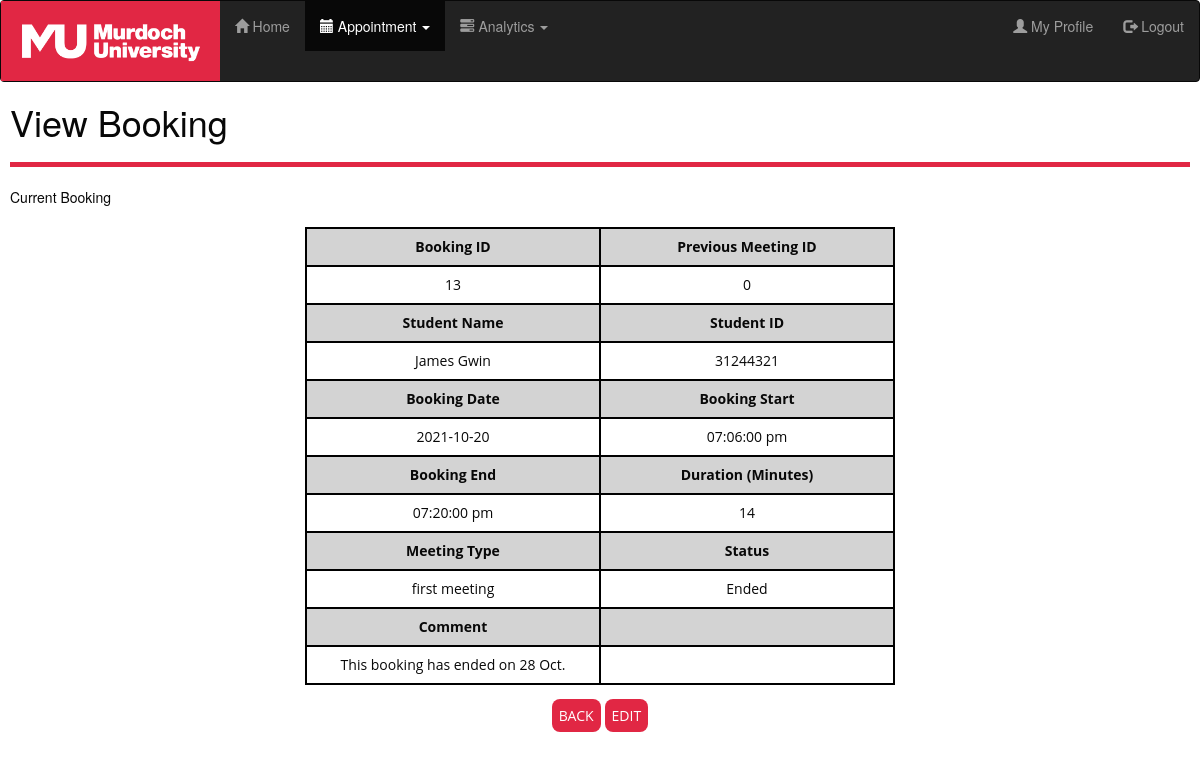
Page /viewbooking?bookingid=5601eb91dc551c2425c90991b0f1a8ee (signed in) on the committed database.
### tables this page shows
CREATE TABLE `booking` (
  `BookingID` int(40) NOT NULL,
  `ConvenerID` varchar(8) NOT NULL,
  `OrganizerID` varchar(8) DEFAULT NULL,
  `StudentID` int(40) DEFAULT NULL,
  `Booking_date` date NOT NULL,
  `Booking_start` datetime NOT NULL,
  `Booking_end` datetime DEFAULT NULL,
  `Status` varchar(20) NOT NULL DEFAULT 'Not confirmed',
  `Duration` int(255) DEFAULT NULL,
  `Initial` tinyint(1) NOT NULL DEFAULT 1,
  `PreviousMeetingID` int(40) DEFAULT NULL,
  `Comment` varchar(255) DEFAULT NULL,
  `Auth_key` varchar(32) NOT NULL
);

### viewbooking.php (the view, shortened to what this page needs)
<?php
include("include/connection.php");
$bookingId = $_GET['bookingid'];
$query1 = "Select Booking_date, Booking_start, Booking_end, case WHEN booking.StudentID is NULL THEN NULL ELSE student.First_name end as First_name, case WHEN booking.StudentID is NULL THEN NULL ELSE student.Last_name end as Last_name, BookingID, Comment, PreviousMeetingID , booking.StudentID, Duration, Status, booking.Initial from booking LEFT JOIN student ON booking.StudentID = student.StudentID where booking.Auth_key = '$bookingId'limit 1";
$result1 = mysqli_query($con, $query1);
$bookingdata = mysqli_fetch_assoc($result1);
if(isset($_SESSION['bkPageFrom'])&&!empty($_SESSION['bkPageFrom'])){
    $fromPage = $_SESSION['bkPageFrom'];
}
else{
    $fromPage = 'home';
}
?>
<!DOCTYPE html>
<html lang="en">
<head>
    <link rel="stylesheet" href="https://maxcdn.bootstrapcdn.com/bootstrap/3.4.1/css/bootstrap.min.css" />
    <link rel="stylesheet" href="css/mystyle.css">
</head>
<body>
    <nav class="navbar navbar-inverse">
        <div class="navbar-header">
            <a href="home"><img src="Image/MU Logo.png" height="80"></a>
        </div>
        <div class="navpaddingright collapse navbar-collapse" id="mynavbar">
            <ul class="nav navbar-nav">
                <li><a href="home"><span class="glyphicon glyphicon-home"></span> Home</a></li>
                <li id="appointment" class="dropdown active"><a href="#"><span class="glyphicon glyphicon-calendar"></span> Appointment <span class="caret"></span></a>
                </li>
                <li id="analytics" class="dropdown"><a href="#"><span class="glyphicon glyphicon-tasks"></span> Analytics <span class="caret"></span></a>
                </li>
            </ul>
            <ul class="nav navbar-nav navbar-right">
                <li><a href="profile"><span class="glyphicon glyphicon-user"></span> My Profile</a></li>
                <li><a href="logout"><span class="glyphicon glyphicon-log-out"></span> Logout</a></li>
            </ul>
        </div>
    </nav>
    <div class="content">
        <h1>View Booking</h1>
        <hr class="redbar">
        Current Booking<br /><br>
        <table class="userprofile">
            <tr>
                <th>Booking ID</th>
                <th>Previous Meeting ID</th>
            </tr>
            <?php
            echo "<tr>";
            echo "<td>" . $bookingdata['BookingID'] . "</td>";
            echo "<td>" . $bookingdata['PreviousMeetingID'] . "</td>";
            echo "</tr>";
            ?>
            <tr>
                <th>Student Name</th>
                <th>Student ID</th>
            </tr>
            <?php
            echo "<tr>";
            echo "<td>" . $bookingdata['First_name'] . " " . $bookingdata['Last_name'] . "</td>";
            echo "<td>" . $bookingdata['StudentID'] . "</td>";
            echo "</tr>";
            ?>
            <tr>
                <th>Booking Date</th>
                <th>Booking Start</th>
            </tr>
            <?php
            $starttime = date("h:i:s a", strtotime($bookingdata['Booking_start']));
            echo "<tr>";
            echo "<td>" . $bookingdata["Booking_date"] . "</td>";
            echo "<td>" . $starttime . "</td>";
            echo "</tr>";
            ?>
            <tr>
                <th>Booking End</th>
                <th>Duration (Minutes)</th>
            </tr>
            <?php
            $endtime = date("h:i:s a", strtotime($bookingdata['Booking_end']));
            echo "<tr>";
            echo "<td>" . $endtime . "</td>";
            echo "<td>" . $bookingdata['Duration'] . "</td>";
            echo "</tr>";
            ?>
            <tr>
                <th>Meeting Type</th>
                <th>Status</th>
            </tr>
            <?php
            if($bookingdata['Initial'] == 0)
            {
                $initial = "follow up meeting";
            }
            else if ($bookingdata['Initial'] == 1)
            {
                $initial = "first meeting";
            }
            echo "<tr>";
            echo "<td>" . $initial . "</td>";
            echo "<td>" . $bookingdata['Status'] ."</td>";
            ?>
            <?php
            echo "</tr>";
            ?>
            <tr>
                <th>Comment</th>
                <th></th>
            </tr>
            <?php
            echo "<tr>";
            echo "<td>" . $bookingdata['Comment'] . "</td>";
            echo "<td></td>";
            ?>
            <?php
            echo "</tr>";
            ?>
        </table>
        <br>
        <div class="containerprofile">
            <a class="linktobutton" href="<?php echo $fromPage;?>">Back</a>
            <a class="linktobutton" href="editbooking?bookingid=<?php echo $bookingId; ?>">Edit</a>
        </div>
        <br>
        <br>
    </div>
</body>
</html>

### css/mystyle.css (style rules this page uses)
.content { padding-left: 10px; padding-right: 10px; color: #080808; }
table.upcomingbooking table, td, th { font-family: "Open Sans", sans-serif; border: 2px solid black; border-collapse: collapse; padding: 15px; width: 10%; }
hr.redbar { border-top: 5px solid #e12744; }
table.userprofile { table-layout: fixed; margin-left: auto; margin-right: auto; text-align: center; font-family: "Open Sans", sans-serif; font-size: 14px; border-collapse: collapse; width: 50%; }
table.userprofile td, th { text-align: center; padding: 8px; }
table.userprofile th { background: lightgrey; }
.linktobutton { padding: 7px; width: 150px; color: white; background-color: #e12744; text-transform: uppercase; font-size: 14px; font-family: "Open Sans", sans-serif; border-radius: 8px; }
.containerprofile { text-align: center; }
.navpaddingright { padding-right: 15px; }
#mynavbar #appointment { transition: all 0.3s ease-in-out; }
#mynavbar #analytics { transition: all 0.3s ease-in-out; }

### rows in the picture
booking: BookingID "13", PreviousMeetingID "0", StudentID "31244321", Booking_date "2021-10-20", Booking_start "07:06:00 pm", Booking_end "07:20:00 pm", Duration "14", Initial "first meeting", Status "Ended", Comment "This booking has ended on 28 Oct."

### other values in the picture
$bookingdata['First_name'] "James"
$bookingdata['Last_name'] "Gwin"
